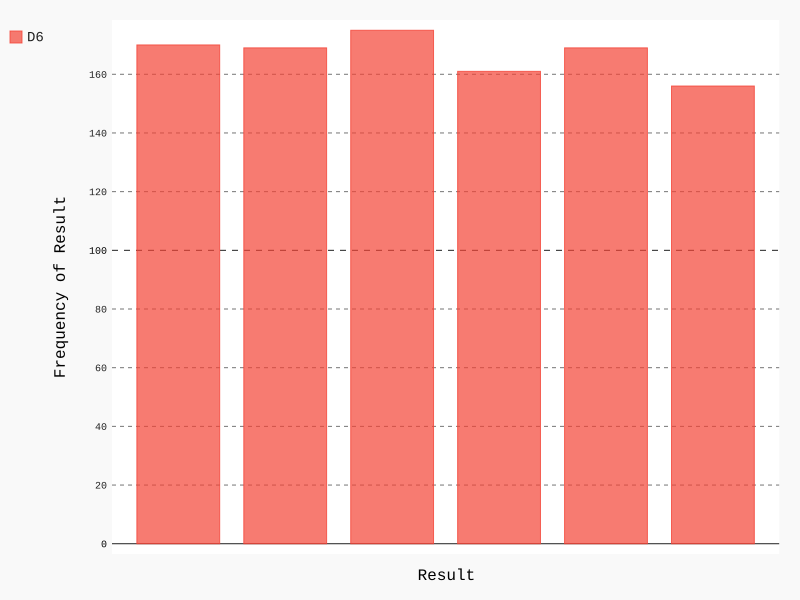

The Python source for this figure:
import pygal
from die import Die

# Create a D6.
die = Die()

# Make some rolls, and store results in a list.
results = []
for roll_num in range(1000):
    result = die.roll()
    results.append(result)

# Analyze the results.
frequencies = []
for value in range(1, die.num_sides + 1):
    frequency = results.count(value)
    frequencies.append(frequency)

# Visualize the results.
hist = pygal.Bar()
hist._title = "Results of rolling one D6 1000 times."
hist.x_title = "Result"
hist.y_title = "Frequency of Result"

hist.add('D6', frequencies)
hist.render_to_file('die_visual.svg')
